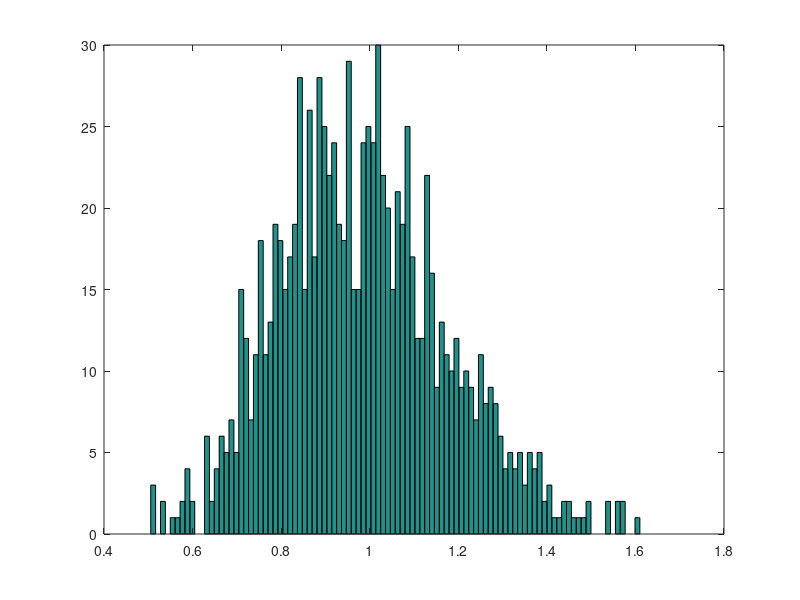

The MATLAB script that drew this image:
k=5;
m=((k+1)^2)/(2*k+1);
pd=makedist('Nakagami','mu',m);
hl=(random(pd,1,1000)+j*random(pd,1,1000)).*sqrt(0.5)
hist(abs(hl),100)